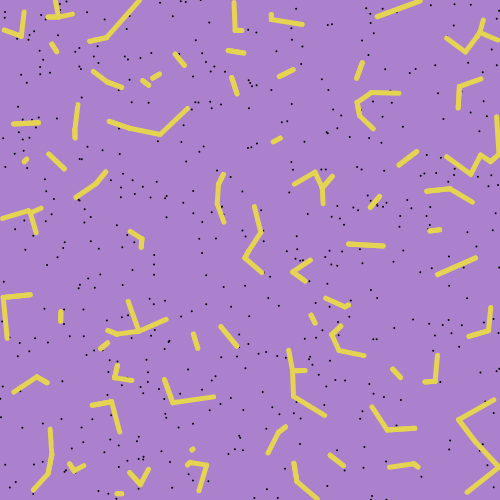
Frame 1 (no input)
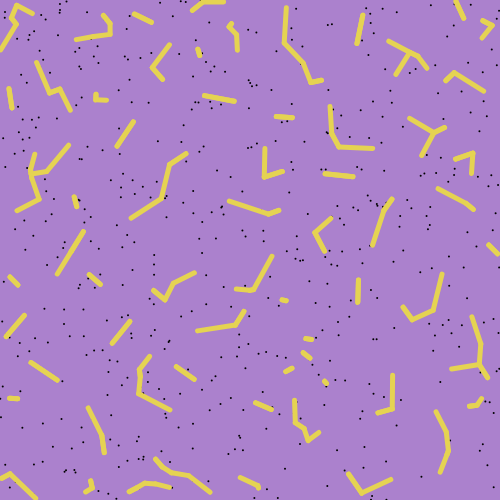
Frame 60 (no input)
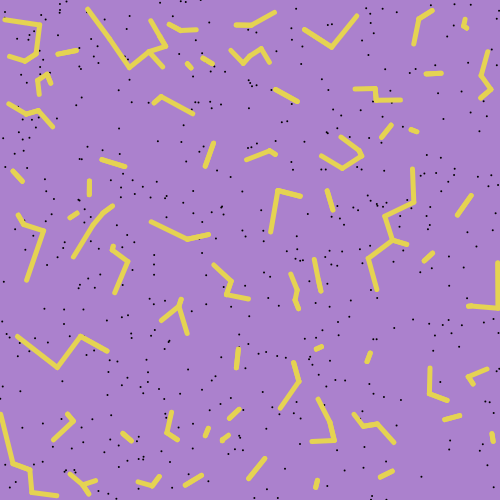
Frame 120 (the mouse pressed at the canvas centre since frame 60)

The p5.js sketch that drew these frames (run headless with seeded random() and noise() and a simulated clock; from frame 60 on, the mouse is pressed at the canvas centre):

// p5.js sketch
// ── sketch.js
// canvas size
w = 500;
h = 500;

// appearance
draw_points = false;
draw_speckles = true;
draw_lines = true;
refresh_connectivity = true;
use_closest = true;
point_weight = 5;
line_weight = 5;
speckles_weight = 2;
line_color = [229, 211, 82];
bckg_color = [171, 129, 205];
speckles_color = 0;

// noise properties
noise_speed = 0.1;
freq = 0.001;

// points properties
num_vertices = 200;
points = [];
ping_pong = [];
move_speed = 1;
velocity = [];
connected = [];

// extra specles
num_speckles = 500;
speckles  = [];

function setup() {
  createCanvas(500, 500);

  // Randomly scatter points
  scatterPoints();
  scatterSpeckles();
}

function draw() {
  background(bckg_color);
  
  // t += 1;
  
  movePoints();
  
  if (draw_points) {
    strokeWeight(point_weight);
    for (i = 0; i < num_vertices; i++) {
        point(points[i].x, points[i].y);
    }
  }
  
  stroke(speckles_color);
  if (draw_speckles) {
    strokeWeight(speckles_weight);
    for (i = 0; i < num_speckles; i++) {
        point(speckles[i].x, speckles[i].y);
    }
  }
  
  stroke(line_color);
  if (draw_lines) {
    strokeWeight(line_weight);
    for (i = 0; i < num_vertices; i++) {
      closest3 = connected[i];
      if (refresh_connectivity) {
        if (use_closest) {
          closest3 = closest(i);
        }
        else {
          closest3 = topK(i);
        }
      }

      for (j = 0; j < closest3.length; j++) {
           line(closest3[j].x, closest3[j].y, points[i].x, points[i].y);
      }
    }
  }
}

// Scatter points randomly on the canvas
function scatterPoints() {
  for (i1 = 0; i1 < num_vertices; i1++) {
    points.push(createVector(random(width), random(height)));
    theta = random(1) * 2 * PI;
    velocity.push(createVector(move_speed * Math.cos(theta), move_speed * Math.sin(theta)));
    ping_pong.push(createVector(1, 1));
  }
  
  for (i1 = 0; i1 < num_vertices; i1++) {
    if (use_closest) {
      connected.push(closest(i1));
    }
    else {
      connected.push(topK(i1));
    }
  }
}

// Scatter points randomly on the canvas
function scatterSpeckles() {
  for (i1 = 0; i1 < num_speckles; i1++) {
    speckles.push(createVector(random(width), random(height)));
  }
}


function closest(point_idx) {
  min_idx = 0;
  min_d = w * h;
  for (i2 = 0; i2 < num_vertices; i2++) {
    if (i2 != point_idx) {
      d = points[point_idx].dist(points[i2]);
      if ( d < min_d) {
        min_idx = i2;
        min_d = d;
      }
    }
  }
  
  return [points[min_idx]];
}

// Find top 3 closest points in neighbouring cells
function topK(vtx_idx) {
  buffer_dist = []
  for (i3 = 0; i3 < num_vertices; i3++) {
    if (i3 != vtx_idx) {
      buffer_dist.push(points[vtx_idx].dist(points[i3]));
    }
    else {
      buffer_dist.push(w * h);
    }
  }
  
  // find k closest neighbours
  // Make a tmp buffer containing the first 3 elements of the array
  tmp = buffer_dist.slice(0, 3);
  tmp_idx = [0, 1, 2];

  // find largest element of the array
  M = argmax(tmp);

  // for all remaining elements, if one is closest than the max,
  // store it in place of the max, and recompute the max
  for (i3 = 3; i3 < buffer_dist.length; i3++) {
    if (buffer_dist[i3] < tmp[M]) {
      tmp[M] = buffer_dist[i3];
      tmp_idx[M] = i3;
      M = argmax(tmp);   
    }
  }
  
  // store the 3 closest points
  topKClosest = []
  for (i3 = 0; i3 < 3; i3++)
  {
    topKClosest.push(points[tmp_idx[i3]]);
  }
  
  return topKClosest;
}

// returns index of largest element in array of 3 values
function argmax(array) {
  if (array[0] >= array[1] && array[0] >= array[2]) {
    return 0;
  }  
  else if (array[1] >= array[2]) {
    return 1;
  }
  else {
    return 2;
  }
}


function movePoints() {
  for (i5 = 0; i5 < num_vertices; i5++) {
    points[i5].x += velocity[i5].x * ping_pong[i5].x;
    points[i5].y += velocity[i5].y * ping_pong[i5].y;
    if (points[i5].x >= width - 1) {
      ping_pong[i5].x *= -1;
      points[i5].x = width - 1;
    }
    if (points[i5].x <= 0) {
      ping_pong[i5].x *= -1;
      points[i5].x = 0;
    }
    if (points[i5].y >= height - 1) {
      ping_pong[i5].y *= -1;
      points[i5].y = height - 1;
    }
    if (points[i5].y <=  0) {
      ping_pong[i5].y *= -1;
      points[i5].y = 0;
    }
  }
}
